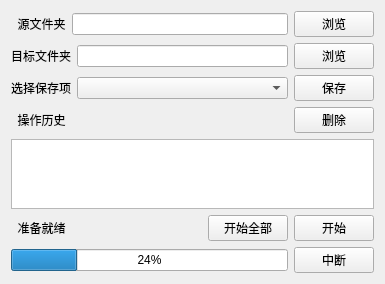
<?xml version="1.0" encoding="UTF-8"?>
<ui version="4.0">
 <class>Form</class>
 <widget class="QWidget" name="Form">
  <property name="geometry">
   <rect>
    <x>0</x>
    <y>0</y>
    <width>385</width>
    <height>275</height>
   </rect>
  </property>
  <property name="windowTitle">
   <string>Form</string>
  </property>
  <layout class="QVBoxLayout" name="verticalLayout">
   <item>
    <layout class="QHBoxLayout" name="horizontalLayout">
     <item>
      <widget class="QLabel" name="label">
       <property name="text">
        <string>  源文件夹</string>
       </property>
      </widget>
     </item>
     <item>
      <widget class="QLineEdit" name="lineEdit"/>
     </item>
     <item>
      <widget class="QPushButton" name="pushButton">
       <property name="text">
        <string>浏览</string>
       </property>
      </widget>
     </item>
    </layout>
   </item>
   <item>
    <layout class="QHBoxLayout" name="horizontalLayout_2">
     <item>
      <widget class="QLabel" name="label_2">
       <property name="text">
        <string>目标文件夹</string>
       </property>
      </widget>
     </item>
     <item>
      <widget class="QLineEdit" name="lineEdit_2"/>
     </item>
     <item>
      <widget class="QPushButton" name="pushButton_2">
       <property name="text">
        <string>浏览</string>
       </property>
      </widget>
     </item>
    </layout>
   </item>
   <item>
    <layout class="QHBoxLayout" name="horizontalLayout_3" stretch="0,1,0">
     <property name="spacing">
      <number>6</number>
     </property>
     <property name="leftMargin">
      <number>0</number>
     </property>
     <property name="topMargin">
      <number>0</number>
     </property>
     <property name="rightMargin">
      <number>0</number>
     </property>
     <item>
      <widget class="QLabel" name="label_3">
       <property name="text">
        <string>选择保存项</string>
       </property>
      </widget>
     </item>
     <item>
      <widget class="QComboBox" name="comboBox"/>
     </item>
     <item>
      <widget class="QPushButton" name="pushButton_3">
       <property name="text">
        <string>保存</string>
       </property>
      </widget>
     </item>
    </layout>
   </item>
   <item>
    <layout class="QHBoxLayout" name="horizontalLayout_4" stretch="0,0,0">
     <item>
      <widget class="QLabel" name="label_4">
       <property name="text">
        <string>  操作历史</string>
       </property>
      </widget>
     </item>
     <item>
      <spacer name="horizontalSpacer">
       <property name="orientation">
        <enum>Qt::Horizontal</enum>
       </property>
       <property name="sizeHint" stdset="0">
        <size>
         <width>40</width>
         <height>20</height>
        </size>
       </property>
      </spacer>
     </item>
     <item>
      <widget class="QPushButton" name="pushButton_4">
       <property name="text">
        <string>删除</string>
       </property>
      </widget>
     </item>
    </layout>
   </item>
   <item>
    <widget class="QTextBrowser" name="textBrowser"/>
   </item>
   <item>
    <layout class="QHBoxLayout" name="horizontalLayout_5">
     <item>
      <widget class="QLabel" name="label_5">
       <property name="text">
        <string>  准备就绪</string>
       </property>
      </widget>
     </item>
     <item>
      <spacer name="horizontalSpacer_2">
       <property name="orientation">
        <enum>Qt::Horizontal</enum>
       </property>
       <property name="sizeHint" stdset="0">
        <size>
         <width>40</width>
         <height>20</height>
        </size>
       </property>
      </spacer>
     </item>
     <item>
      <widget class="QPushButton" name="pushButton_6">
       <property name="text">
        <string>开始全部</string>
       </property>
      </widget>
     </item>
     <item>
      <widget class="QPushButton" name="pushButton_5">
       <property name="text">
        <string>开始</string>
       </property>
      </widget>
     </item>
    </layout>
   </item>
   <item>
    <layout class="QHBoxLayout" name="horizontalLayout_6">
     <item>
      <widget class="QProgressBar" name="progressBar">
       <property name="value">
        <number>24</number>
       </property>
      </widget>
     </item>
     <item>
      <widget class="QPushButton" name="pushButton_7">
       <property name="text">
        <string>中断</string>
       </property>
      </widget>
     </item>
    </layout>
   </item>
  </layout>
 </widget>
 <resources/>
 <connections/>
</ui>
